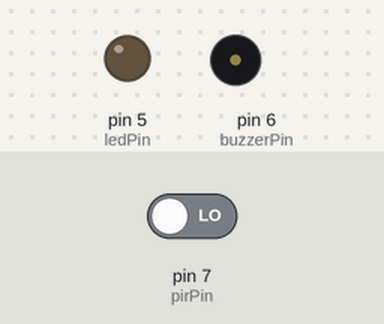
Bench run of a sketch on a simulated Arduino Uno, built with avr-gcc and run on an emulated ATmega328P. Shown: output pins drawn as LEDs (lit = HIGH), buzzer (waves = sounding). Dashed ring = blinking. The inputs (shaded band) are chosen by the test bench; at power-on: pin 7 (pirPin) LOW.

Above: at 1.2 s.
1.3 s: pin 7 (pirPin) driven HIGH
At 1.55 s:
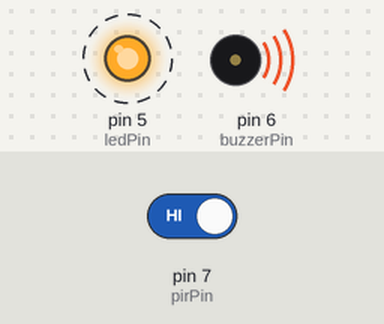
4.3 s: pin 7 (pirPin) driven LOW
At 5.4 s:
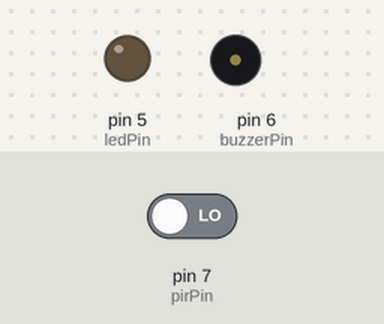
Timing chart, 0 to 7.3 s (numbered marks = the images above; inputs shaded):
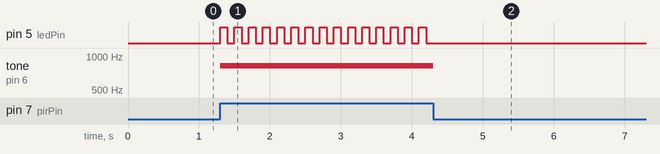

Measured:
- after the input at 1.3 s, pin 5 (ledPin): alternates HIGH for 0.10 s and LOW for 0.10 s, starting at once; tone on pin 6 (buzzerPin): silent → 820 Hz at once
- after the input at 4.3 s, pin 5 (ledPin): stops changing and stays LOW; tone on pin 6 (buzzerPin): 820 Hz → silent at once

The sketch:

PIR_Buzz_Sensor.ino
```cpp
int ledPin = 5;                            //LED PIN.
int buzzerPin = 6;                          //BUZZER INPUT PIN.
int pirPin = 7;                            //MOTION SENSOR INPUT PIN.
int sensorValue = LOW;                      //DEFAULT SENSOR STATE.

void setup() {                              //INITIAL SETTINGS/ASSIGNMETN.
  pinMode(buzzerPin, OUTPUT);               //SET BUZZER AS OUTPUT.
  pinMode(ledPin, OUTPUT);                  //SET LED AS OUTPUT.
  pinMode(pirPin, INPUT);                   //SET PIR AS INPUT.
}
void loop() {                               //COMMAND TO BE REPEATED.
  sensorValue = digitalRead(pirPin);        //READ PIR INPUT PIN.
  if ( sensorValue == HIGH) {               //IF MOTION IS DETECTED.
    tone(buzzerPin, 820);                  //BUZZ THE BUZZER.
    digitalWrite(ledPin, HIGH);             //ON LED.
    delay(100);                             //TIME DIFFERENCE BETWEEN HIGH(ON)& LOW(OFF).                      .
    digitalWrite(ledPin, LOW);              //OFF LED.
    delay(100);                             //TIME DIFFERENCE BETWEEN HIGH(ON)& LOW(OFF).
  }
  else {                                    //IF NO MOTION IS DETECTED.
    noTone(buzzerPin);                      //SILENT THE BUZZER.
    digitalWrite(ledPin, LOW);              //OFF LED.
  }
}
```
